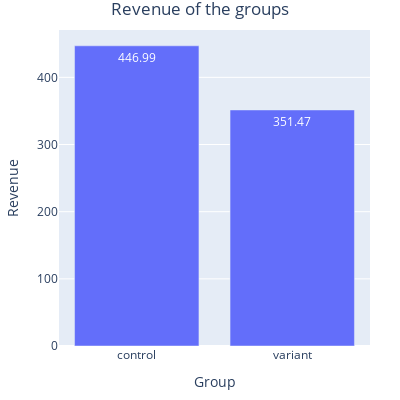

Source (notebook cell):
### Markdown cell above
## Revenue of the groups

### Code cell
revenue = users.pivot_table(index='variant_name', values='revenue', aggfunc='sum').reset_index()

fig = px.bar(revenue, x="variant_name", y="revenue", height=400, width=400, text_auto=True)
fig.update_layout(
    margin=dict(l=30, r=30, t=30, b=30),
    yaxis=dict(
    title_text="Revenue"
    ),
    xaxis=dict(
    title_text="Group"
    ),
    title_text='Revenue of the groups',
    title_x=0.5
)
fig.show()

### Figure 1 — Plotly figure (JSON) as saved in the notebook; plotly's stock layout.template omitted (floating-point values rounded to 4 significant figures)
{"data": [{"alignmentgroup": "True", "hovertemplate": "variant_name=%{x}<br>revenue=%{y}<extra></extra>", "legendgroup": "", "marker": {"color": "#636efa", "pattern": {"shape": ""}}, "name": "", "offsetgroup": "", "orientation": "v", "showlegend": false, "textposition": "auto", "texttemplate": "%{y}", "type": "bar", "x": ["control", "variant"], "xaxis": "x", "y": [447.0, 351.5], "yaxis": "y"}], "layout": {"barmode": "relative", "height": 400, "legend": {"tracegroupgap": 0}, "margin": {"b": 30, "l": 30, "r": 30, "t": 30}, "title": {"text": "Revenue of the groups", "x": 0.5}, "width": 400, "xaxis": {"anchor": "y", "domain": [0, 1], "title": {"text": "Group"}}, "yaxis": {"anchor": "x", "domain": [0, 1], "title": {"text": "Revenue"}}}}
